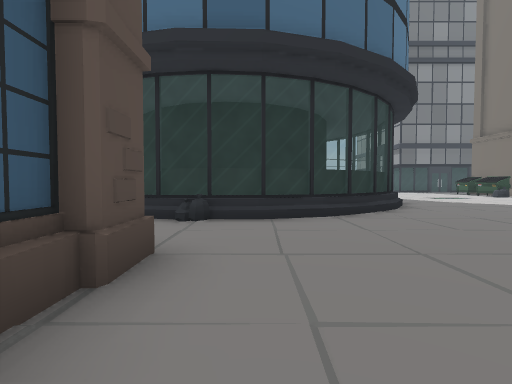
View 1 (above)

17 first-person views from a walk through a scene from a Unity 3-D project. The camera is 1.3 m above the floor, tilts 2° down and sees 85° across. The floor is counted in squares, 2 m on a side. Each view is taken from the middle of a square. On the plan, view 1 faces up. The plan holds only what a view shows up to about 9 squares ahead; the rest is blank. The place goes on beyond the plan. The player is left out. Some animated figures are left out.

View 2
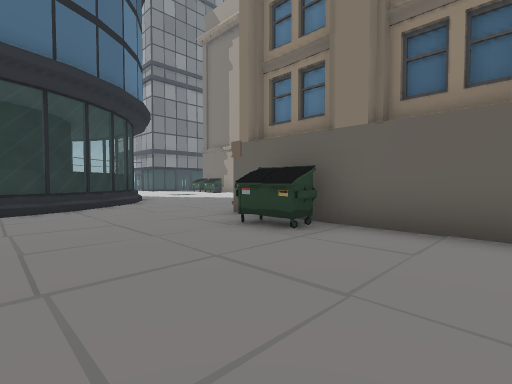

View 3
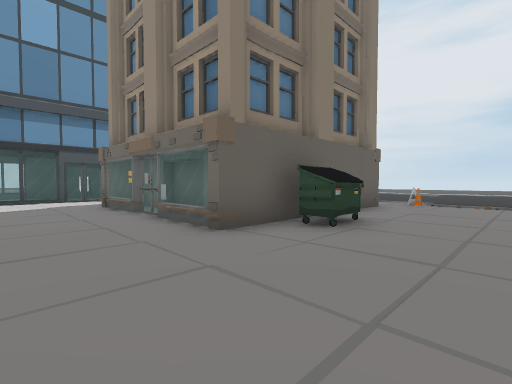

View 4
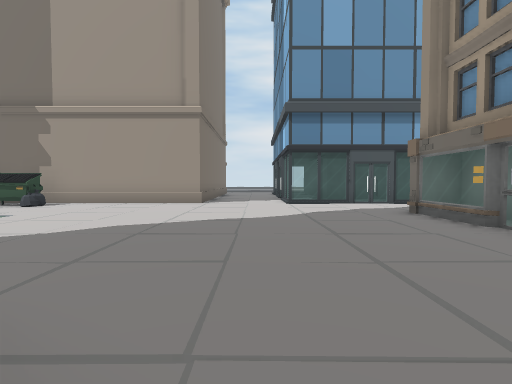

View 5
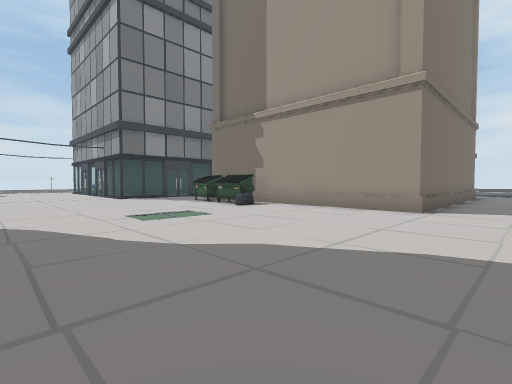

View 6
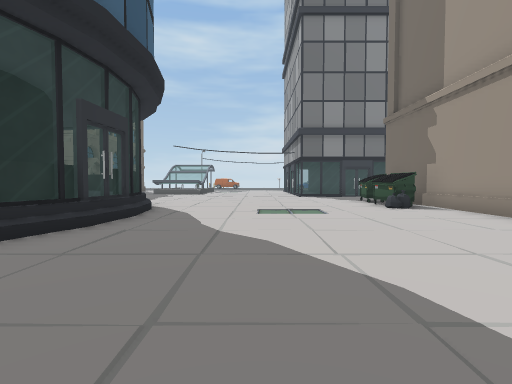

View 7
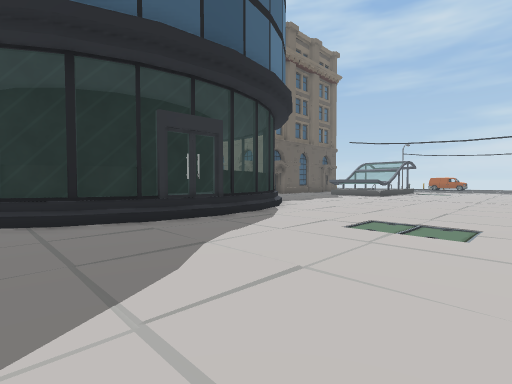

View 8
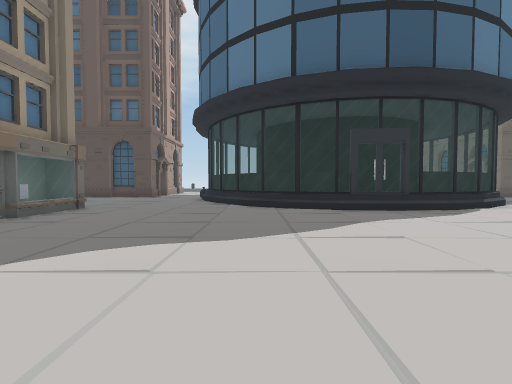

View 9
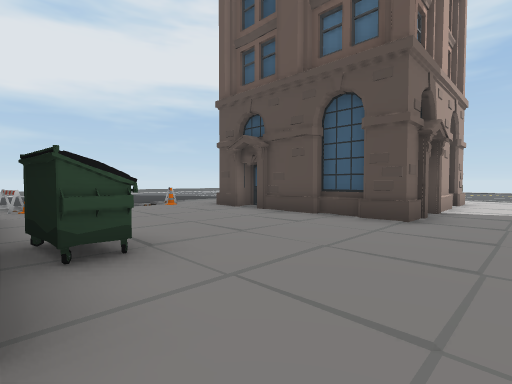

View 10
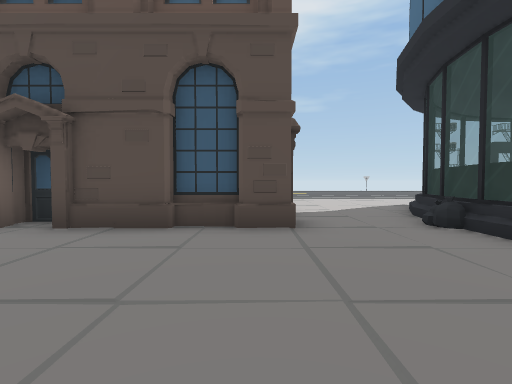

View 11
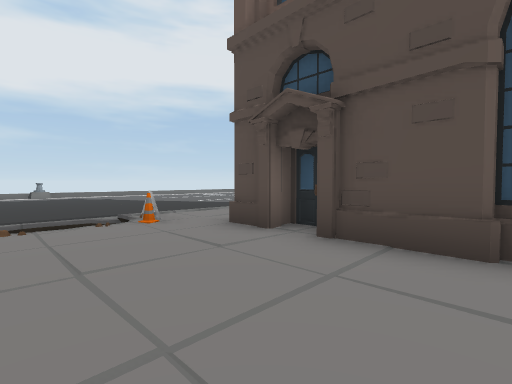

View 12
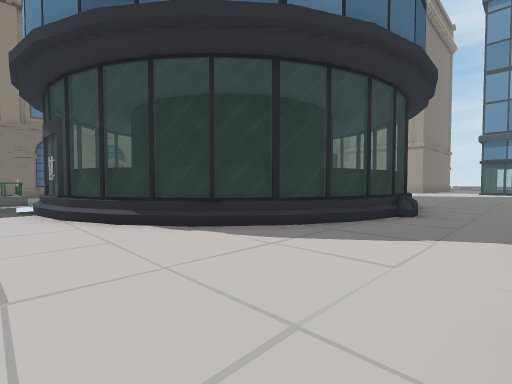

View 13
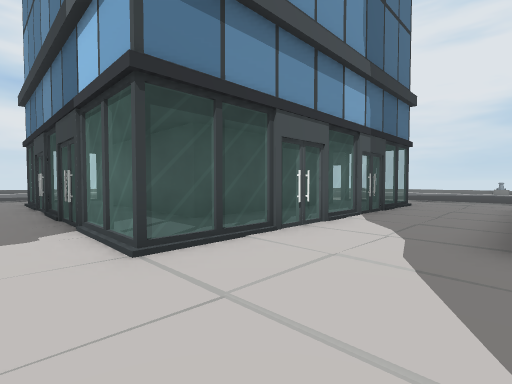

View 14
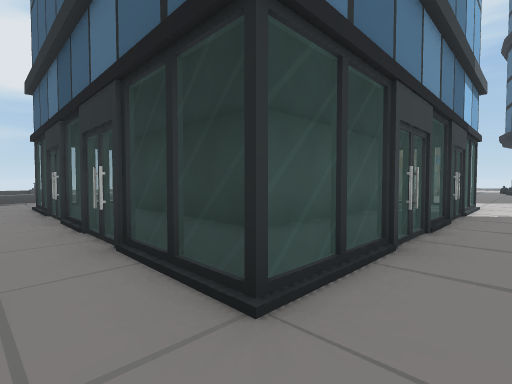

View 15
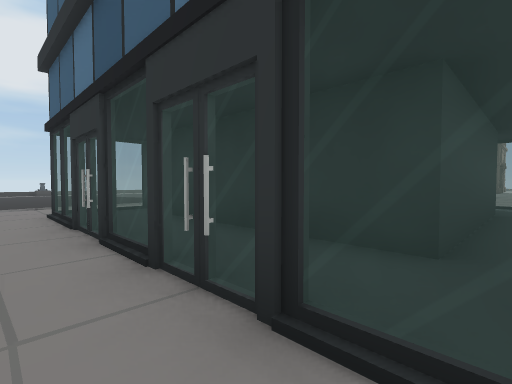

View 16
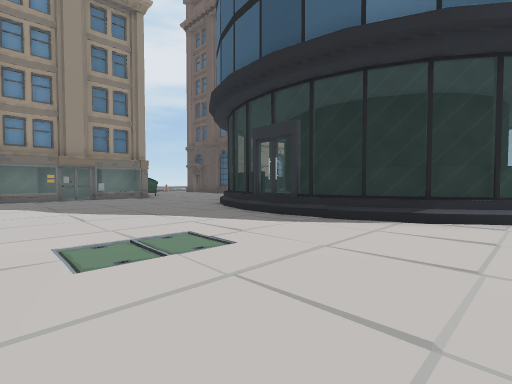

View 17
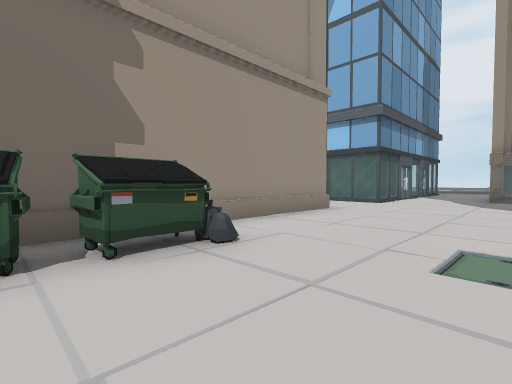

### Floor plan
Key: @ floor where view 1 was taken; # wall or solid block; . main floor; : floor 0.75 m higher than the main floor; / step, stairs or slope; = window, fence, low wall or low ledge; C cone; O other object.
Columns run from 7 left of view 1 to 20 right of it. Each row starts with its distance up from view 1.
 14  #       =/.......##
 13 ##      #:=/......##
 12  =      ##:=......##
 11  # #     #:=.......#
 10  = #     #:=.......#
  9 ./=##    #:=.......#
  8 ..=:##  ###=.......#####
  7 ../=:####:=..............
  6 .../===:==/.................
  5 .....//=/..........==#=##==.
  4 ...................=......=.
  3 ...................=#####.#.
  2  ######....#=##=#..##   #.#.
  1       #...#######..=#   #.=.
  0      ##@..##     ..=#   #.#.
 -1      #.....#     ..=#   #.=.
 -2      ##....#     ..==   #==.
 -3       ......     ..       ..
 -4      .OC==O.     ..       ./
 -5     .......               /
 -6     ......
 -7     ......
 -8       ....
 -9        ..

Where each view was taken, in squares from view 1:
view 1: 0 up, 0 right, facing up
view 2: 2 down, 0 right, facing up-right
view 3: 5 up, 1 right, facing down-right
view 4: 6 up, 3 right, facing right
view 5: 6 up, 5 right, facing up-right
view 6: 5 up, 7 right, facing up
view 7: 7 up, 9 right, facing up-left
view 8: 7 up, 11 right, facing left
view 9: 4 up, 4 right, facing down-left
view 10: 2 up, 3 right, facing left
view 11: 1 up, 2 right, facing down-left
view 12: 3 up, 7 left, facing up-right
view 13: 6 up, 9 right, facing down-right
view 14: 6 up, 20 right, facing down-left
view 15: 4 up, 20 right, facing down-left
view 16: 14 up, 9 right, facing down-left
view 17: 14 up, 8 right, facing down-right
